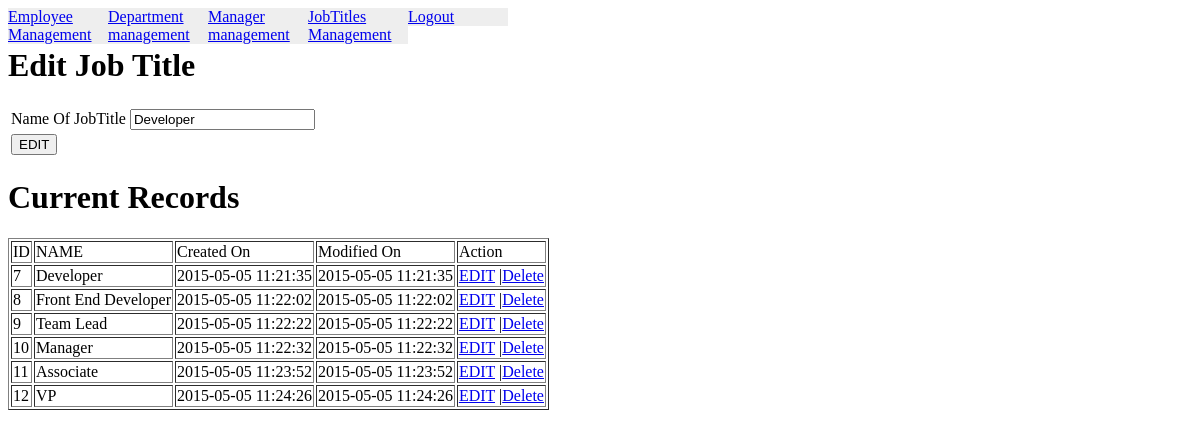
The app's page /jobtitle.php?action=edit&id=7 (signed in) with its own data.
### tables this page shows
CREATE TABLE IF NOT EXISTS `job_titles` (
  `id` int(11) NOT NULL AUTO_INCREMENT,
  `title` varchar(300) NOT NULL,
  `created` datetime NOT NULL,
  `modified` datetime NOT NULL,
  PRIMARY KEY (`id`)
);

### webonisePDO/DBConnect.php (called while the page is built, shortened)
<?php
class DBConnect extends DBconfig{
    protected static $db;
         private function __construct()
        {
            $obj     = new DBconfig();
            $dbtype  = $obj->DBData['databaseType'];
            $host    = $obj->DBData['host'];
            $dbuser  = $obj->DBData['dbuser'];
            $dbpass  = $obj->DBData['dbpass'];
            $dbname  = $obj->DBData['dbname'];
            try {
                   self::$db = new PDO( "$dbtype:host=$host;dbname=$dbname", $dbuser, $dbpass );
                   self::$db->setAttribute( PDO::ATTR_ERRMODE, PDO::ERRMODE_EXCEPTION );
                }
                catch (PDOException $e) {
                echo "DataBase Connection Error";
          }
       }
    public static function getConnection() {
        return self::$db;
    }
}

### webonisePDO/DBFunctions.php (called while the page is built, shortened)
<?php
include('DBConnect.php');
class DBFunctions extends DBConnect{
    public $dbs;
    public $query = NULL;
    public $findQuery = 0;
    function __construct()
    {
        $this->dbs = DBConnect::getConnection();
    }
     public function select( $column = NULL )
    {
         $this->findQuery = 1 ;
         if( is_null( $column ) )
         {
             $this->query ="SELECT * ";
         }else{
            if(is_array( $column ))
            {
                $createdColumns = implode(",", $column);
                $this->query ="SELECT ".$createdColumns;
            }
         }
        return $this;
    }
     public function from( $from = NULL )
    {
        if( !is_null( $from ) )
        $this->query .= " FROM ".$from;
        return $this;
    }
     public function run($type = 1)
    {
           if( $this->findQuery == 1)
          {
            try {
                  $this->stmt = $this->dbs->prepare($this->query);
                  $this->stmt->execute();
                if ($type== 1) {
                    $this->resultSet = $this->stmt->fetchAll( PDO::FETCH_ASSOC );
                }else {
                    $this->resultSet = $this->stmt->fetchAll( PDO::FETCH_OBJ );
                }
                }catch (Exception $e){
                   echo "catch block";
                }
          }
        $this->findQuery=0;
        return $this;
    }
     public function where( $where=NULL )
    {
        if(is_array( $where ))
        {
            $whereCondition = implode(" ", $where );
            $this->query =$this->query." where ".$whereCondition;
        }
        return $this;
    }
}

### jobtitle.php (the view, shortened to what this page needs)
<?php
include "webonisePDO/DBFunctions.php";
$obj = new DBFunctions();
if(isset($_GET['action']))
{
    if($_GET['action']=='edit')
    {
        $id = $_REQUEST['id'];
        $where = array("id='" .$id. "'");
        $obj->select()->from('job_titles')->where($where)->run();
        $editdata = $obj->resultSet;
    }
}
?>
<?php include('menu.php');?>
<br>
<?php if(isset($editdata)){ ?>
    <h1>Edit Job Title</h1>
<?php }else{?>
    <h1>Create New Job Title</h1>
<?php }?>
<form action="jobtitle.php" method="post">
    <table>
        <tr>
            <td>Name Of JobTitle</td>
            <td>
                <input type="text" name="job_title" value="<?php if($_GET['action']=='edit'){ echo $editdata[0]['title'];}?>">
            </td>
        </tr>
        <tr>
            <?php if(isset($editdata)) { ?>
                <td><input type="submit" name="editSub" value="EDIT"></td>
            <?php }else{ ?>
                <td><input type="submit" name="sub" value="Create"></td>
            <?php } ?>
        </tr>
    </table>
</form>
<?php
$obj->select()->from('job_titles')->run();
?>
<h1>Current Records</h1>
<table border="1">
    <tr>
        <td>ID</td>
        <td>NAME</td>
        <td>Created On</td>
        <td>Modified On</td>
        <td>Action</td>
        <?php
        foreach($obj->resultSet as  $val)
        { ?>
    <tr>
        <td><?php echo $val['id']?></td>
        <td><?php echo $val['title']?></td>
        <td><?php echo $val['created']?></td>
        <td><?php echo $val['modified']?></td>
        <td><a href="jobtitle.php?action=edit&id=<?php echo $val['id'] ;?>">EDIT</a>
            |<a href="jobtitle.php?action=del&id=<?php echo $val['id'];?>">Delete </a> </td>
    </tr>
    <?php  }
    ?>
    </tr>
</table>
</body>
</html>

### records on screen
job_titles: job_title "Developer", id "7", title "Developer", created "2015-05-05 11:21:35", modified "2015-05-05 11:21:35"
job_titles: id "8", title "Front End Developer", created "2015-05-05 11:22:02", modified "2015-05-05 11:22:02"
job_titles: id "9", title "Team Lead", created "2015-05-05 11:22:22", modified "2015-05-05 11:22:22"
job_titles: id "10", title "Manager", created "2015-05-05 11:22:32", modified "2015-05-05 11:22:32"
job_titles: id "11", title "Associate", created "2015-05-05 11:23:52", modified "2015-05-05 11:23:52"
job_titles: id "12", title "VP", created "2015-05-05 11:24:26", modified "2015-05-05 11:24:26"
